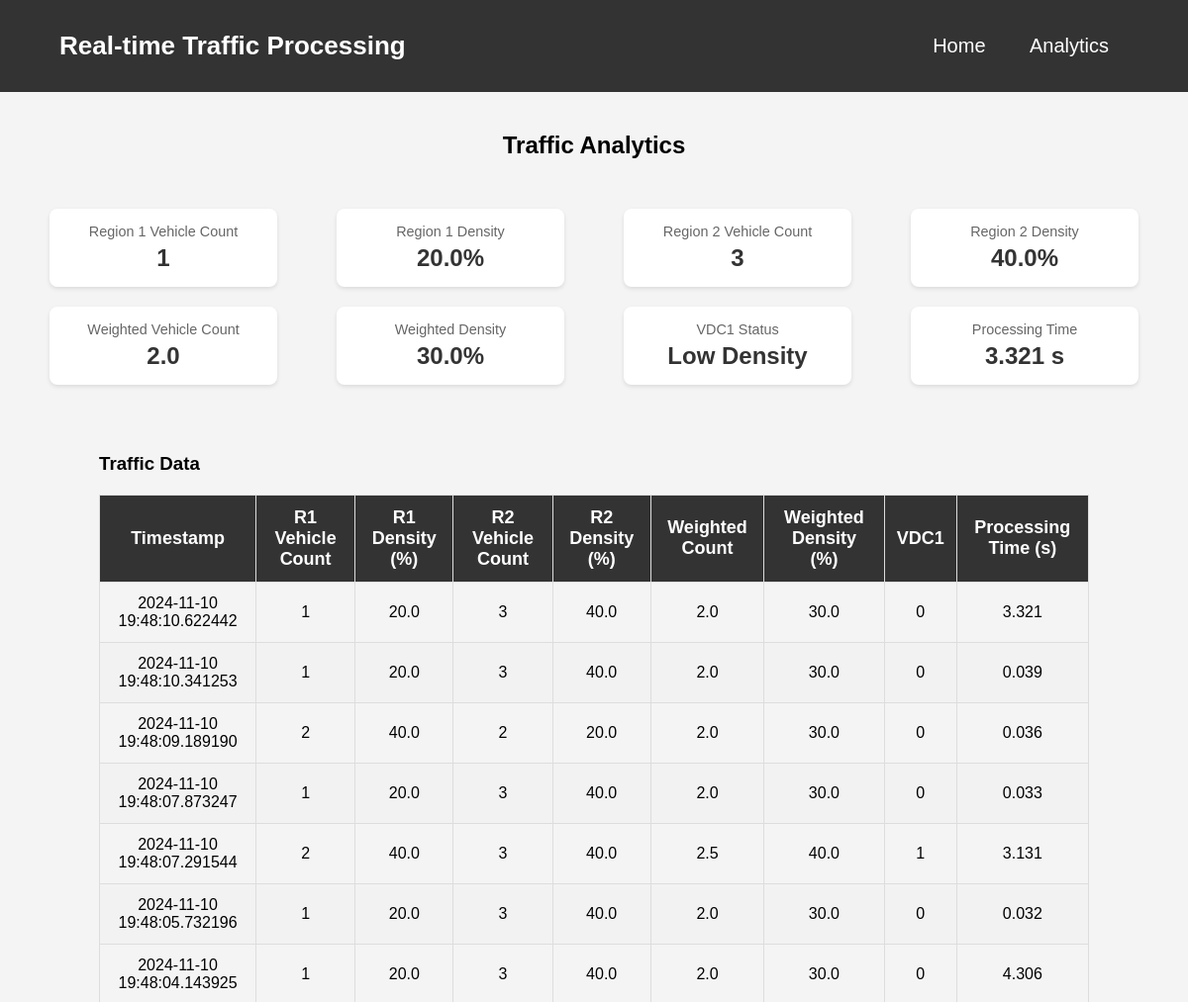
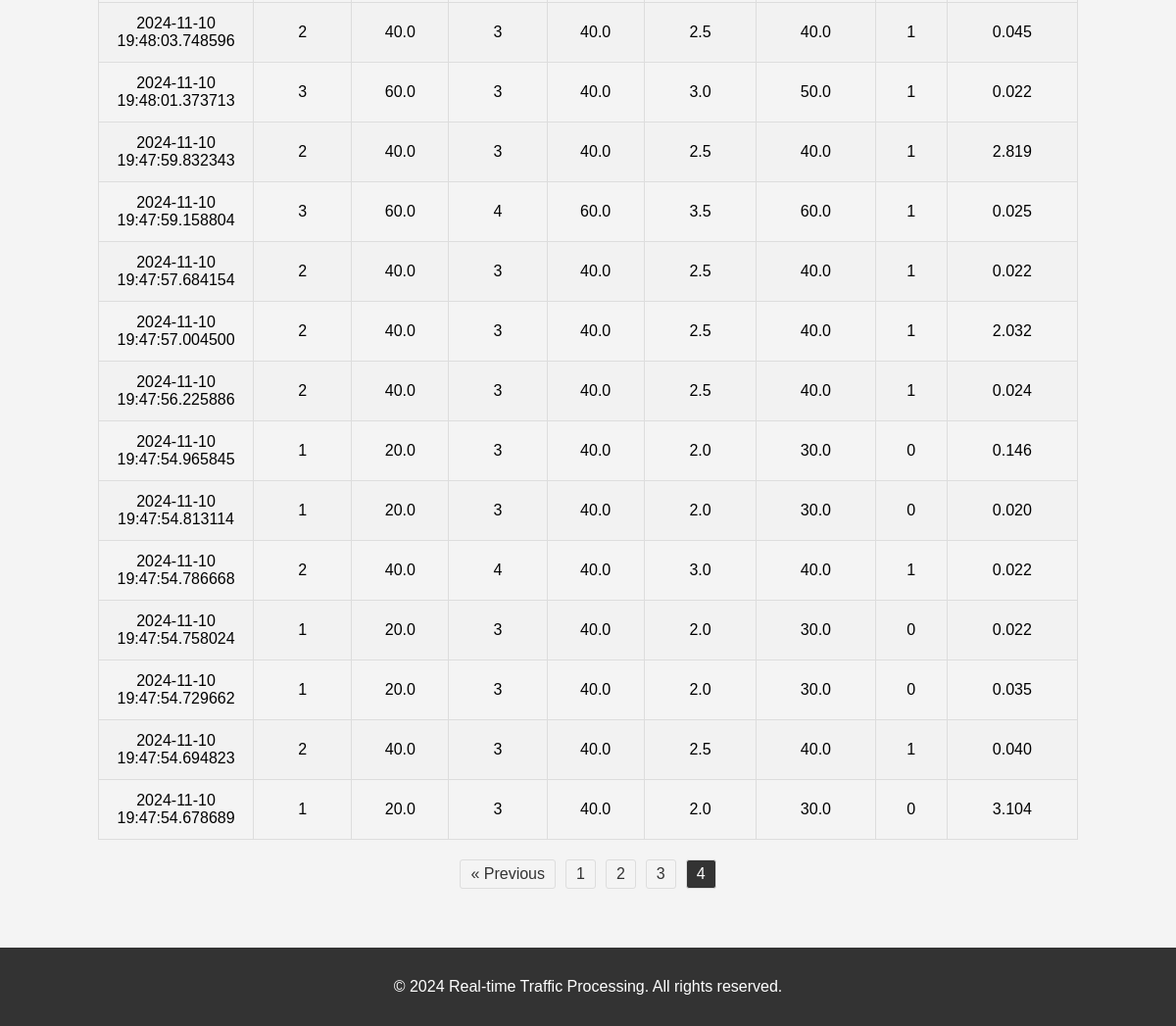
/analytics?page=4, run on the app's committed database (2 pictures, top to bottom).
### tables this page shows
CREATE TABLE traffic_data (
                id INTEGER PRIMARY KEY AUTOINCREMENT,
                timestamp TEXT NOT NULL,
                r1_vehicle_count INTEGER NOT NULL,
                r1_density REAL NOT NULL,
                r2_vehicle_count INTEGER NOT NULL,
                r2_density REAL NOT NULL,
                weighted_vehicle_count REAL NOT NULL,
                weighted_density REAL NOT NULL,
                vdc1 BOOLEAN NOT NULL,
                processing_time REAL NOT NULL
            );

### new.py (the view)
@app.route('/analytics')
def analytics():
    try:
        page = request.args.get('page', 1, type=int)
        per_page = 100
        offset = (page - 1) * per_page
        with db_lock:
            conn = sqlite3.connect(DATABASE)
            cursor = conn.cursor()
            cursor.execute('SELECT COUNT(*) FROM traffic_data')
            total_records = cursor.fetchone()[0]
            cursor.execute('''
                SELECT timestamp, r1_vehicle_count, r1_density,
                       r2_vehicle_count, r2_density,
                       weighted_vehicle_count, weighted_density,
                       vdc1, processing_time
                FROM traffic_data
                ORDER BY timestamp DESC
                LIMIT ? OFFSET ?
            ''', (per_page, offset))
            data = cursor.fetchall()
            conn.close()
        total_pages = (total_records + per_page - 1) // per_page
        return render_template('analytics.html',
                             data=data,
                             page=page,
                             total_pages=total_pages)
    except sqlite3.Error as e:
        print(f"Database error: {e}")
        return f"Database error: {e}", 500

### templates/analytics.html (shortened to what this page needs)
<!DOCTYPE html>
<html lang="en">
<head>
    <link rel="stylesheet" href="{{ url_for('static', filename='styles.css') }}">
</head>
<body>
    <header>
        <div class="header-container">
            <h1>Real-time Traffic Processing</h1>
            <nav>
                <a href="{{ url_for('index') }}">Home</a>
                <a href="{{ url_for('analytics') }}">Analytics</a>
            </nav>
        </div>
    </header>
    <main>
        <h2>Traffic Analytics</h2>
        <div class="summary-cards">
            <div class="summary-card">
                <div class="card-title">Region 1 Vehicle Count</div>
                <div class="card-value" id="r1Count">-</div>
            </div>
            <div class="summary-card">
                <div class="card-title">Region 1 Density</div>
                <div class="card-value" id="r1Density">-</div>
            </div>
            <div class="summary-card">
                <div class="card-title">Region 2 Vehicle Count</div>
                <div class="card-value" id="r2Count">-</div>
            </div>
            <div class="summary-card">
                <div class="card-title">Region 2 Density</div>
                <div class="card-value" id="r2Density">-</div>
            </div>
            <div class="summary-card">
                <div class="card-title">Weighted Vehicle Count</div>
                <div class="card-value" id="weightedCount">-</div>
            </div>
            <div class="summary-card">
                <div class="card-title">Weighted Density</div>
                <div class="card-value" id="weightedDensity">-</div>
            </div>
            <div class="summary-card">
                <div class="card-title">VDC1 Status</div>
                <div class="card-value" id="vdc1Status">-</div>
            </div>
            <div class="summary-card">
                <div class="card-title">Processing Time</div>
                <div class="card-value" id="processingTime">-</div>
            </div>
        </div>
        <div class="data-table">
            <h3>Traffic Data</h3>
            <table>
                <thead>
                    <tr>
                        <th>Timestamp</th>
                        <th>R1 Vehicle Count</th>
                        <th>R1 Density (%)</th>
                        <th>R2 Vehicle Count</th>
                        <th>R2 Density (%)</th>
                        <th>Weighted Count</th>
                        <th>Weighted Density (%)</th>
                        <th>VDC1</th>
                        <th>Processing Time (s)</th>
                    </tr>
                </thead>
                <tbody>
                    {% for row in data %}
                    <tr>
                        <td>{{ row[0] }}</td>
                        <td>{{ row[1] }}</td>
                        <td>{{ "%.1f"|format(row[2]) }}</td>
                        <td>{{ row[3] }}</td>
                        <td>{{ "%.1f"|format(row[4]) }}</td>
                        <td>{{ "%.1f"|format(row[5]) }}</td>
                        <td>{{ "%.1f"|format(row[6]) }}</td>
                        <td>{{ row[7] }}</td>
                        <td>{{ "%.3f"|format(row[8]) }}</td>
                    </tr>
                    {% endfor %}
                </tbody>
            </table>
            <div class="pagination">
                {% if page > 1 %}
                    <a href="{{ url_for('analytics', page=page-1) }}">&laquo; Previous</a>
                {% endif %}
                {% if page > 3 %}
                    <a href="{{ url_for('analytics', page=1) }}">1</a>
                {% endif %}
                {% for p in range(page-2, page+3) %}
                    {% if p > 0 and p <= total_pages %}
                        <a href="{{ url_for('analytics', page=p) }}"
                           {% if p == page %}class="active"{% endif %}>
                            {{ p }}
                        </a>
                    {% endif %}
                {% endfor %}
            </div>
        </div>
    </main>
    <footer>
        <p>© 2024 Real-time Traffic Processing. All rights reserved.</p>
    </footer>
</body>
</html>

### static/styles.css (style rules this page uses)
body { margin: 0; font-family: Arial, sans-serif; background-color: #f4f4f4; }
header { background-color: #333; color: #fff; padding: 15px 0; text-align: center; }
.header-container { width: 90%; margin: 0 auto; display: flex; align-items: center; justify-content: space-between; }
header h1 { margin: 0; font-size: 26px; }
nav a { color: #fff; text-decoration: none; margin: 0 15px; font-size: 20px; }
main { padding: 20px; min-height: calc(100vh - 150px); display: flex; flex-direction: column; align-items: center; }
footer { background-color: #333; color: #fff; text-align: center; padding: 15px 0; position: relative; bottom: 0; width: 100%; }
.data-table { width: 100%; max-width: 1000px; overflow-x: auto; }
.data-table table { width: 100%; border-collapse: collapse; }
.data-table th, .data-table td { border: 1px solid #ddd; padding: 12px; text-align: center; }
.data-table th { background-color: #333; color: white; font-size: 18px; }
.data-table td { font-size: 16px; }
.data-table tr:nth-child(even) { background-color: #f2f2f2; }

### templates/analytics.html (style rules this page uses)
.data-table { margin: 20px; overflow-x: auto; }
table { width: 100%; border-collapse: collapse; margin-top: 20px; }
th, td { padding: 8px; text-align: left; border: 1px solid #ddd; }
th { background-color: #f4f4f4; }
tr:nth-child(even) { background-color: #f9f9f9; }
.header-container { background-color: #333; padding: 1rem; color: white; }
nav a { color: white; text-decoration: none; margin: 0 10px; padding: 5px 10px; border-radius: 4px; }
.summary-cards { display: flex; flex-wrap: wrap; justify-content: space-around; margin: 20px 0; }
.summary-card { background-color: #fff; border-radius: 8px; box-shadow: 0 2px 4px rgba(0,0,0,0.1); padding: 15px; margin: 10px; min-width: 200px; text-align: center; }
.card-title { color: #666; font-size: 0.9em; margin-bottom: 5px; }
.card-value { font-size: 1.5em; font-weight: bold; color: #333; }
.pagination { display: flex; justify-content: center; margin: 20px 0; }
.pagination a { margin: 0 5px; padding: 5px 10px; text-decoration: none; border: 1px solid #ddd; color: #333; border-radius: 3px; }
.pagination .active { background-color: #333; color: white; }

### data on the page
traffic_data: timestamp "2024-11-10 19:48:10.622442", r1_vehicle_count "1", r1_density "20.0", r2_vehicle_count "3", r2_density "40.0", weighted_vehicle_count "2.0", weighted_density "30.0", vdc1 "0", processing_time "3.321"
traffic_data: timestamp "2024-11-10 19:48:10.341253", r1_vehicle_count "1", r1_density "20.0", r2_vehicle_count "3", r2_density "40.0", weighted_vehicle_count "2.0", weighted_density "30.0", vdc1 "0", processing_time "0.039"
traffic_data: timestamp "2024-11-10 19:48:09.189190", r1_vehicle_count "2", r1_density "40.0", r2_vehicle_count "2", r2_density "20.0", weighted_vehicle_count "2.0", weighted_density "30.0", vdc1 "0", processing_time "0.036"
traffic_data: timestamp "2024-11-10 19:48:07.873247", r1_vehicle_count "1", r1_density "20.0", r2_vehicle_count "3", r2_density "40.0", weighted_vehicle_count "2.0", weighted_density "30.0", vdc1 "0", processing_time "0.033"
traffic_data: timestamp "2024-11-10 19:48:07.291544", r1_vehicle_count "2", r1_density "40.0", r2_vehicle_count "3", r2_density "40.0", weighted_vehicle_count "2.5", weighted_density "40.0", vdc1 "1", processing_time "3.131"
traffic_data: timestamp "2024-11-10 19:48:05.732196", r1_vehicle_count "1", r1_density "20.0", r2_vehicle_count "3", r2_density "40.0", weighted_vehicle_count "2.0", weighted_density "30.0", vdc1 "0", processing_time "0.032"
traffic_data: timestamp "2024-11-10 19:48:04.143925", r1_vehicle_count "1", r1_density "20.0", r2_vehicle_count "3", r2_density "40.0", weighted_vehicle_count "2.0", weighted_density "30.0", vdc1 "0", processing_time "4.306"
traffic_data: timestamp "2024-11-10 19:48:03.748596", r1_vehicle_count "2", r1_density "40.0", r2_vehicle_count "3", r2_density "40.0", weighted_vehicle_count "2.5", weighted_density "40.0", vdc1 "1", processing_time "0.045"
traffic_data: timestamp "2024-11-10 19:48:01.373713", r1_vehicle_count "3", r1_density "60.0", r2_vehicle_count "3", r2_density "40.0", weighted_vehicle_count "3.0", weighted_density "50.0", vdc1 "1", processing_time "0.022"
traffic_data: timestamp "2024-11-10 19:47:59.832343", r1_vehicle_count "2", r1_density "40.0", r2_vehicle_count "3", r2_density "40.0", weighted_vehicle_count "2.5", weighted_density "40.0", vdc1 "1", processing_time "2.819"
traffic_data: timestamp "2024-11-10 19:47:59.158804", r1_vehicle_count "3", r1_density "60.0", r2_vehicle_count "4", r2_density "60.0", weighted_vehicle_count "3.5", weighted_density "60.0", vdc1 "1", processing_time "0.025"
traffic_data: timestamp "2024-11-10 19:47:57.684154", r1_vehicle_count "2", r1_density "40.0", r2_vehicle_count "3", r2_density "40.0", weighted_vehicle_count "2.5", weighted_density "40.0", vdc1 "1", processing_time "0.022"
traffic_data: timestamp "2024-11-10 19:47:57.004500", r1_vehicle_count "2", r1_density "40.0", r2_vehicle_count "3", r2_density "40.0", weighted_vehicle_count "2.5", weighted_density "40.0", vdc1 "1", processing_time "2.032"
traffic_data: timestamp "2024-11-10 19:47:56.225886", r1_vehicle_count "2", r1_density "40.0", r2_vehicle_count "3", r2_density "40.0", weighted_vehicle_count "2.5", weighted_density "40.0", vdc1 "1", processing_time "0.024"
traffic_data: timestamp "2024-11-10 19:47:54.965845", r1_vehicle_count "1", r1_density "20.0", r2_vehicle_count "3", r2_density "40.0", weighted_vehicle_count "2.0", weighted_density "30.0", vdc1 "0", processing_time "0.146"
traffic_data: timestamp "2024-11-10 19:47:54.813114", r1_vehicle_count "1", r1_density "20.0", r2_vehicle_count "3", r2_density "40.0", weighted_vehicle_count "2.0", weighted_density "30.0", vdc1 "0", processing_time "0.020"
traffic_data: timestamp "2024-11-10 19:47:54.786668", r1_vehicle_count "2", r1_density "40.0", r2_vehicle_count "4", r2_density "40.0", weighted_vehicle_count "3.0", weighted_density "40.0", vdc1 "1", processing_time "0.022"
traffic_data: timestamp "2024-11-10 19:47:54.758024", r1_vehicle_count "1", r1_density "20.0", r2_vehicle_count "3", r2_density "40.0", weighted_vehicle_count "2.0", weighted_density "30.0", vdc1 "0", processing_time "0.022"
traffic_data: timestamp "2024-11-10 19:47:54.729662", r1_vehicle_count "1", r1_density "20.0", r2_vehicle_count "3", r2_density "40.0", weighted_vehicle_count "2.0", weighted_density "30.0", vdc1 "0", processing_time "0.035"
traffic_data: timestamp "2024-11-10 19:47:54.694823", r1_vehicle_count "2", r1_density "40.0", r2_vehicle_count "3", r2_density "40.0", weighted_vehicle_count "2.5", weighted_density "40.0", vdc1 "1", processing_time "0.040"
traffic_data: timestamp "2024-11-10 19:47:54.678689", r1_vehicle_count "1", r1_density "20.0", r2_vehicle_count "3", r2_density "40.0", weighted_vehicle_count "2.0", weighted_density "30.0", vdc1 "0", processing_time "3.104"

### other printed values
{{ p }} "2" "3" "4"
